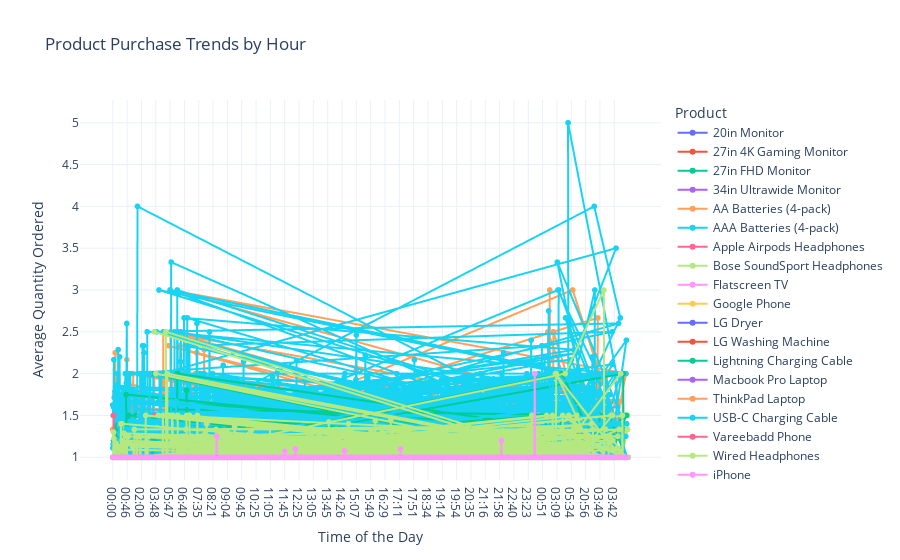

The code cell stored with this chart in its notebook:
### Code cell
grouped = all_data.groupby(['Product', 'Time'])['Quantity Ordered'].mean().reset_index()


# Create a line graph using Plotly Express
fig = px.line(
    grouped,
    x='Time',                # x-axis is time
    y='Quantity Ordered',    # y-axis is the average quantity ordered
    color='Product',         # Separate lines for each product
    markers=True,            # Add markers for better visualization
    title='Product Purchase Trends by Hour',
    labels={
        'Time': 'Time of the Day',
        'Quantity Ordered': 'Average Quantity Ordered',
        'Product': 'Product'
    }
)

# Customize layout
fig.update_layout(
    xaxis=dict(
        tickformat="%H:%M",   # Format x-axis ticks to show time in HH:MM format
        title="Time of the Day"
    ),
    yaxis=dict(title='Average Quantity Ordered'),
    legend_title="Product",
    template="plotly_white"  # Optional: Choose a clean white template
)

# Show the plot
fig.show()

### Figure 1 — Plotly figure (JSON) as saved in the notebook; plotly's stock layout.template omitted (floating-point values rounded to 4 significant figures; data arrays with more than 128 entries replaced by an {"elided": "..."} marker saying what was removed)
{"data": [{"hovertemplate": "Product=20in Monitor<br>Time of the Day=%{x}<br>Average Quantity Ordered=%{y}<extra></extra>", "legendgroup": "20in Monitor", "line": {"color": "#636efa", "dash": "solid"}, "marker": {"symbol": "circle"}, "mode": "lines+markers", "name": "20in Monitor", "showlegend": true, "type": "scattergl", "x": {"elided": "1194 str values"}, "xaxis": "x", "y": {"elided": "1194 float values"}, "yaxis": "y"}, {"hovertemplate": "Product=27in 4K Gaming Monitor<br>Time of the Day=%{x}<br>Average Quantity Ordered=%{y}<extra></extra>", "legendgroup": "27in 4K Gaming Monitor", "line": {"color": "#EF553B", "dash": "solid"}, "marker": {"symbol": "circle"}, "mode": "lines+markers", "name": "27in 4K Gaming Monitor", "showlegend": true, "type": "scattergl", "x": {"elided": "1252 str values"}, "xaxis": "x", "y": {"elided": "1252 float values"}, "yaxis": "y"}, {"hovertemplate": "Product=27in FHD Monitor<br>Time of the Day=%{x}<br>Average Quantity Ordered=%{y}<extra></extra>", "legendgroup": "27in FHD Monitor", "line": {"color": "#00cc96", "dash": "solid"}, "marker": {"symbol": "circle"}, "mode": "lines+markers", "name": "27in FHD Monitor", "showlegend": true, "type": "scattergl", "x": {"elided": "1288 str values"}, "xaxis": "x", "y": {"elided": "1288 float values"}, "yaxis": "y"}, {"hovertemplate": "Product=34in Ultrawide Monitor<br>Time of the Day=%{x}<br>Average Quantity Ordered=%{y}<extra></extra>", "legendgroup": "34in Ultrawide Monitor", "line": {"color": "#ab63fa", "dash": "solid"}, "marker": {"symbol": "circle"}, "mode": "lines+markers", "name": "34in Ultrawide Monitor", "showlegend": true, "type": "scattergl", "x": {"elided": "1239 str values"}, "xaxis": "x", "y": {"elided": "1239 float values"}, "yaxis": "y"}, {"hovertemplate": "Product=AA Batteries (4-pack)<br>Time of the Day=%{x}<br>Average Quantity Ordered=%{y}<extra></extra>", "legendgroup": "AA Batteries (4-pack)", "line": {"color": "#FFA15A", "dash": "solid"}, "marker": {"symbol": "circle"}, "mode": "lines+markers", "name": "AA Batteries (4-pack)", "showlegend": true, "type": "scattergl", "x": {"elided": "1404 str values"}, "xaxis": "x", "y": {"elided": "1404 float values"}, "yaxis": "y"}, {"hovertemplate": "Product=AAA Batteries (4-pack)<br>Time of the Day=%{x}<br>Average Quantity Ordered=%{y}<extra></extra>", "legendgroup": "AAA Batteries (4-pack)", "line": {"color": "#19d3f3", "dash": "solid"}, "marker": {"symbol": "circle"}, "mode": "lines+markers", "name": "AAA Batteries (4-pack)", "showlegend": true, "type": "scattergl", "x": {"elided": "1399 str values"}, "xaxis": "x", "y": {"elided": "1399 float values"}, "yaxis": "y"}, {"hovertemplate": "Product=Apple Airpods Headphones<br>Time of the Day=%{x}<br>Average Quantity Ordered=%{y}<extra></extra>", "legendgroup": "Apple Airpods Headphones", "line": {"color": "#FF6692", "dash": "solid"}, "marker": {"symbol": "circle"}, "mode": "lines+markers", "name": "Apple Airpods Headphones", "showlegend": true, "type": "scattergl", "x": {"elided": "1375 str values"}, "xaxis": "x", "y": {"elided": "1375 float values"}, "yaxis": "y"}, {"hovertemplate": "Product=Bose SoundSport Headphones<br>Time of the Day=%{x}<br>Average Quantity Ordered=%{y}<extra></extra>", "legendgroup": "Bose SoundSport Headphones", "line": {"color": "#B6E880", "dash": "solid"}, "marker": {"symbol": "circle"}, "mode": "lines+markers", "name": "Bose SoundSport Headphones", "showlegend": true, "type": "scattergl", "x": {"elided": "1356 str values"}, "xaxis": "x", "y": {"elided": "1356 float values"}, "yaxis": "y"}, {"hovertemplate": "Product=Flatscreen TV<br>Time of the Day=%{x}<br>Average Quantity Ordered=%{y}<extra></extra>", "legendgroup": "Flatscreen TV", "line": {"color": "#FF97FF", "dash": "solid"}, "marker": {"symbol": "circle"}, "mode": "lines+markers", "name": "Flatscreen TV", "showlegend": true, "type": "scattergl", "x": {"elided": "1213 str values"}, "xaxis": "x", "y": {"elided": "1213 float values"}, "yaxis": "y"}, {"hovertemplate": "Product=Google Phone<br>Time of the Day=%{x}<br>Average Quantity Ordered=%{y}<extra></extra>", "legendgroup": "Google Phone", "line": {"color": "#FECB52", "dash": "solid"}, "marker": {"symbol": "circle"}, "mode": "lines+markers", "name": "Google Phone", "showlegend": true, "type": "scattergl", "x": {"elided": "1248 str values"}, "xaxis": "x", "y": {"elided": "1248 float values"}, "yaxis": "y"}, {"hovertemplate": "Product=LG Dryer<br>Time of the Day=%{x}<br>Average Quantity Ordered=%{y}<extra></extra>", "legendgroup": "LG Dryer", "line": {"color": "#636efa", "dash": "solid"}, "marker": {"symbol": "circle"}, "mode": "lines+markers", "name": "LG Dryer", "showlegend": true, "type": "scattergl", "x": {"elided": "493 str values"}, "xaxis": "x", "y": {"elided": "493 int values"}, "yaxis": "y"}, {"hovertemplate": "Product=LG Washing Machine<br>Time of the Day=%{x}<br>Average Quantity Ordered=%{y}<extra></extra>", "legendgroup": "LG Washing Machine", "line": {"color": "#EF553B", "dash": "solid"}, "marker": {"symbol": "circle"}, "mode": "lines+markers", "name": "LG Washing Machine", "showlegend": true, "type": "scattergl", "x": {"elided": "489 str values"}, "xaxis": "x", "y": {"elided": "489 int values"}, "yaxis": "y"}, {"hovertemplate": "Product=Lightning Charging Cable<br>Time of the Day=%{x}<br>Average Quantity Ordered=%{y}<extra></extra>", "legendgroup": "Lightning Charging Cable", "line": {"color": "#00cc96", "dash": "solid"}, "marker": {"symbol": "circle"}, "mode": "lines+markers", "name": "Lightning Charging Cable", "showlegend": true, "type": "scattergl", "x": {"elided": "1408 str values"}, "xaxis": "x", "y": {"elided": "1408 float values"}, "yaxis": "y"}, {"hovertemplate": "Product=Macbook Pro Laptop<br>Time of the Day=%{x}<br>Average Quantity Ordered=%{y}<extra></extra>", "legendgroup": "Macbook Pro Laptop", "line": {"color": "#ab63fa", "dash": "solid"}, "marker": {"symbol": "circle"}, "mode": "lines+markers", "name": "Macbook Pro Laptop", "showlegend": true, "type": "scattergl", "x": {"elided": "1197 str values"}, "xaxis": "x", "y": {"elided": "1197 float values"}, "yaxis": "y"}, {"hovertemplate": "Product=ThinkPad Laptop<br>Time of the Day=%{x}<br>Average Quantity Ordered=%{y}<extra></extra>", "legendgroup": "ThinkPad Laptop", "line": {"color": "#FFA15A", "dash": "solid"}, "marker": {"symbol": "circle"}, "mode": "lines+markers", "name": "ThinkPad Laptop", "showlegend": true, "type": "scattergl", "x": {"elided": "1160 str values"}, "xaxis": "x", "y": {"elided": "1160 float values"}, "yaxis": "y"}, {"hovertemplate": "Product=USB-C Charging Cable<br>Time of the Day=%{x}<br>Average Quantity Ordered=%{y}<extra></extra>", "legendgroup": "USB-C Charging Cable", "line": {"color": "#19d3f3", "dash": "solid"}, "marker": {"symbol": "circle"}, "mode": "lines+markers", "name": "USB-C Charging Cable", "showlegend": true, "type": "scattergl", "x": {"elided": "1404 str values"}, "xaxis": "x", "y": {"elided": "1404 float values"}, "yaxis": "y"}, {"hovertemplate": "Product=Vareebadd Phone<br>Time of the Day=%{x}<br>Average Quantity Ordered=%{y}<extra></extra>", "legendgroup": "Vareebadd Phone", "line": {"color": "#FF6692", "dash": "solid"}, "marker": {"symbol": "circle"}, "mode": "lines+markers", "name": "Vareebadd Phone", "showlegend": true, "type": "scattergl", "x": {"elided": "965 str values"}, "xaxis": "x", "y": {"elided": "965 float values"}, "yaxis": "y"}, {"hovertemplate": "Product=Wired Headphones<br>Time of the Day=%{x}<br>Average Quantity Ordered=%{y}<extra></extra>", "legendgroup": "Wired Headphones", "line": {"color": "#B6E880", "dash": "solid"}, "marker": {"symbol": "circle"}, "mode": "lines+markers", "name": "Wired Headphones", "showlegend": true, "type": "scattergl", "x": {"elided": "1396 str values"}, "xaxis": "x", "y": {"elided": "1396 float values"}, "yaxis": "y"}, {"hovertemplate": "Product=iPhone<br>Time of the Day=%{x}<br>Average Quantity Ordered=%{y}<extra></extra>", "legendgroup": "iPhone", "line": {"color": "#FF97FF", "dash": "solid"}, "marker": {"symbol": "circle"}, "mode": "lines+markers", "name": "iPhone", "showlegend": true, "type": "scattergl", "x": {"elided": "1272 str values"}, "xaxis": "x", "y": {"elided": "1272 float values"}, "yaxis": "y"}], "layout": {"autosize": true, "legend": {"title": {"text": "Product"}, "tracegroupgap": 0}, "title": {"text": "Product Purchase Trends by Hour"}, "xaxis": {"anchor": "y", "autorange": true, "domain": [0, 1], "range": [-88.75, 1528.0], "tickformat": "%H:%M", "title": {"text": "Time of the Day"}, "type": "category"}, "yaxis": {"anchor": "x", "autorange": true, "domain": [0, 1], "range": [0.6699, 5.33], "title": {"text": "Average Quantity Ordered"}, "type": "linear"}}}
